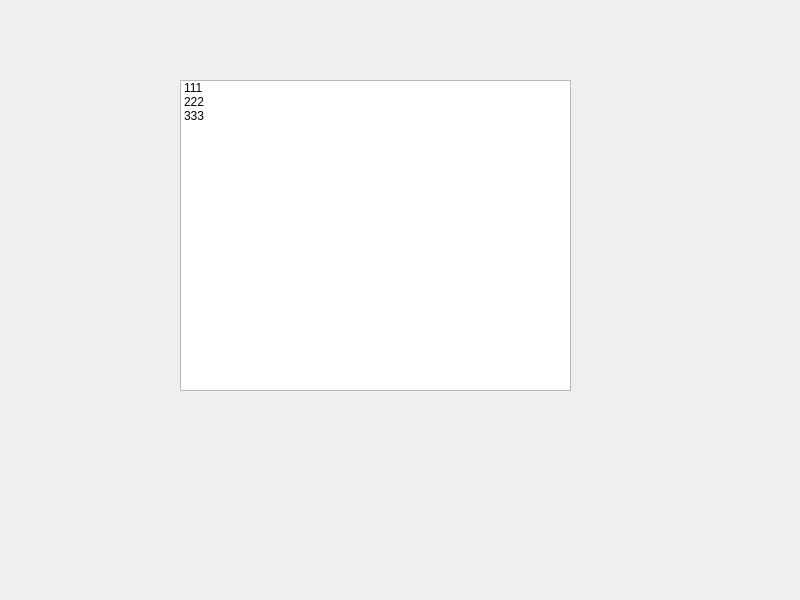
<?xml version="1.0" encoding="UTF-8"?>
<ui version="4.0">
 <class>Widget</class>
 <widget class="QWidget" name="Widget">
  <property name="geometry">
   <rect>
    <x>0</x>
    <y>0</y>
    <width>800</width>
    <height>600</height>
   </rect>
  </property>
  <property name="windowTitle">
   <string>Widget</string>
  </property>
  <widget class="QListWidget" name="listWidget">
   <property name="geometry">
    <rect>
     <x>180</x>
     <y>80</y>
     <width>391</width>
     <height>311</height>
    </rect>
   </property>
   <property name="styleSheet">
    <string notr="true">QListWidget::item:hover
{
    background: qlineargradient(x1: 0, y1: 0, x2: 0, y2: 1,
                                stop: 0 rgba(187, 166, 255, 200), /* 浅色 */
                                stop: 1 rgba(255, 255, 255, 255)); /* 深色 */
}

QListWidget::item:selected
{
    background: qlineargradient(x1: 0, y1: 0, x2: 0, y2: 1,
                                stop: 0 rgba(55, 8, 136, 255), /* 深色 */
                                stop: 1 rgba(255, 255, 255, 255)); /* 浅色 */
}
</string>
   </property>
   <item>
    <property name="text">
     <string>111</string>
    </property>
   </item>
   <item>
    <property name="text">
     <string>222</string>
    </property>
   </item>
   <item>
    <property name="text">
     <string>333</string>
    </property>
   </item>
  </widget>
 </widget>
 <resources/>
 <connections/>
</ui>
